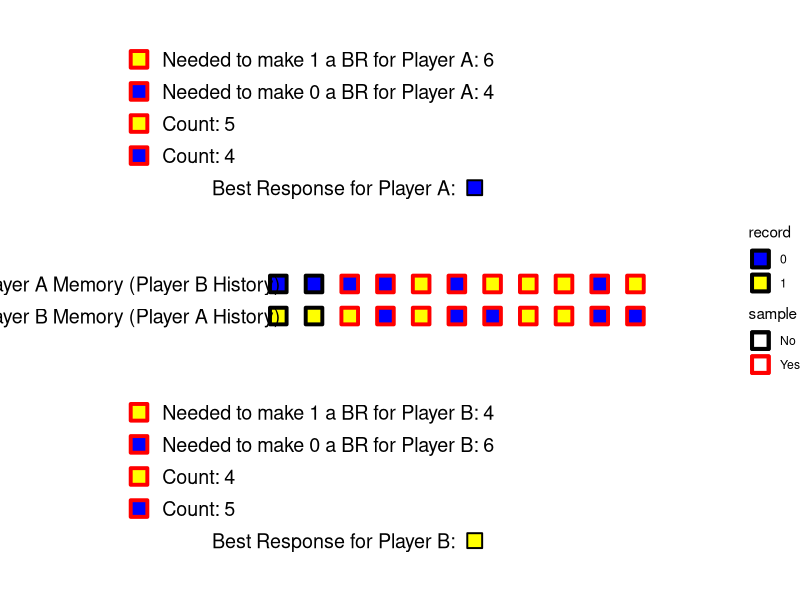
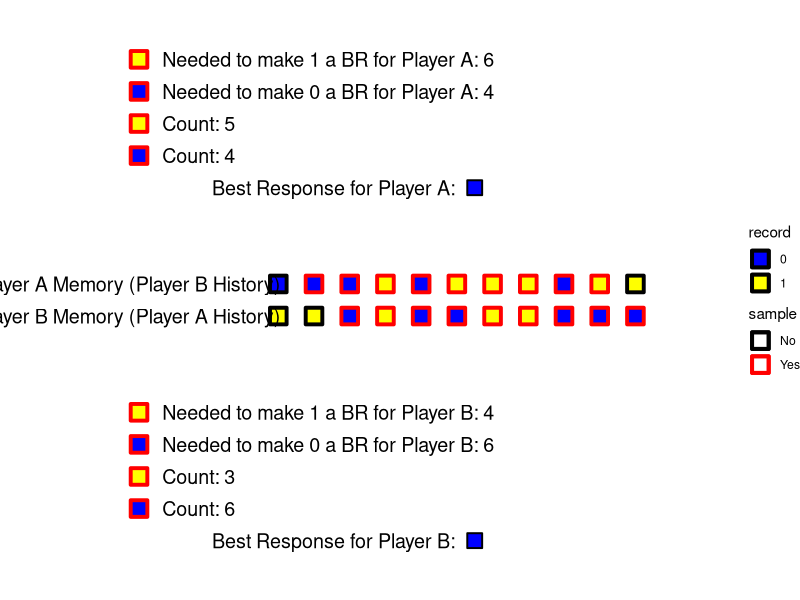
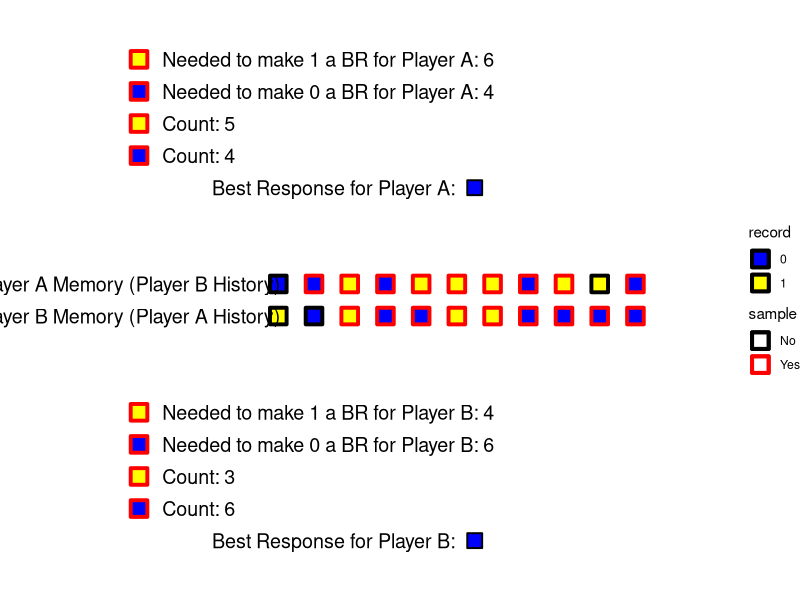
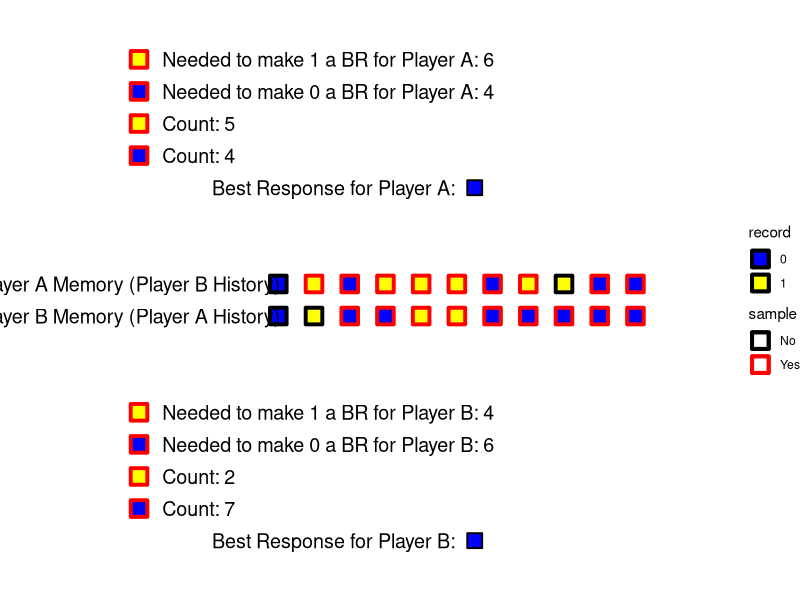
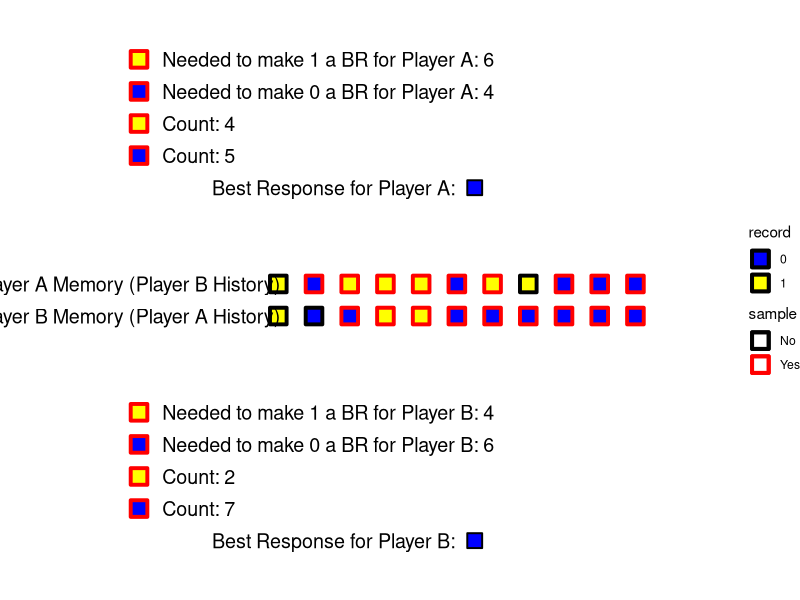
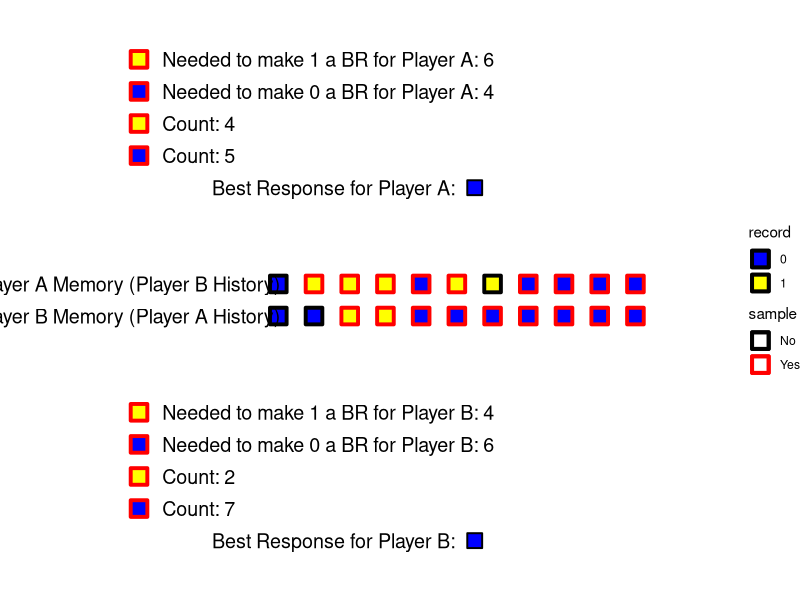
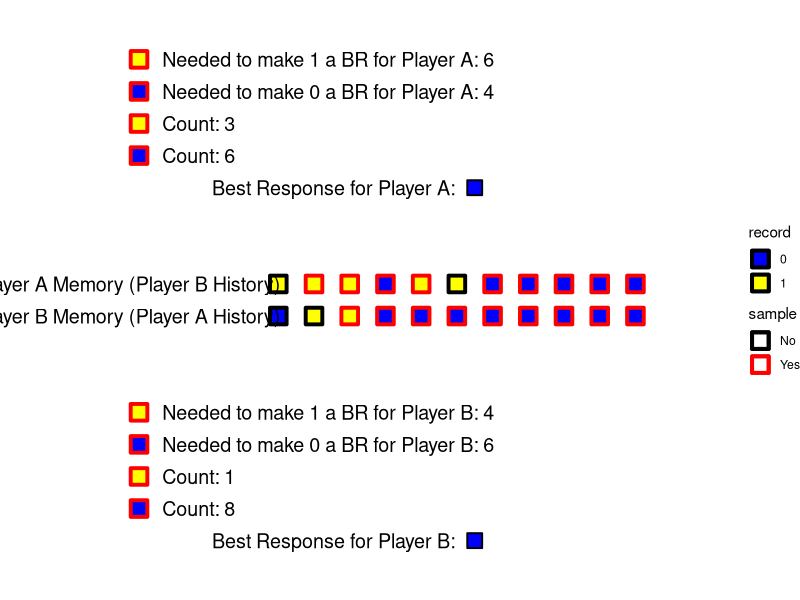

Reproduce these figures in R, in order.
#This script allows users to select parameters for adaptive play and observe a possible path
#to a convention under no perturbations.

#load required libraries for the visualization
library("tidyverse")

#Parameter selection
m = 13
s = 11
#alpha and beta
a = .6
b = .4
#scenario = "Match"
#scenario = "Switch Different"
#scenario = "Switch Same"
scenario = "Random"

makeAnimation = function(m, s, a, b, scenario) {
  #randomly generating histories
  hA = sample(c(0, 1), size = m, replace = TRUE)
  hB = sample(c(0, 1), size = m, replace = TRUE)
  
  #sampling most recent s records
  sA = tail(hB, s)
  sB = tail(hA, s)
  
  #calculating best response (choosing action 1 if not unique)
  aA = ifelse(sum(sA / s) >= a, 1, 0)
  aB = ifelse(sum(sB / s) >= b, 1, 0)
  
  
  #randomly regenerating histories until one that is consistent with desired scenario is generated.
  while (scenario == "Match" & aA != aB) {
    hA = sample(c(0, 1), size = m, replace = TRUE)
    hB = sample(c(0, 1), size = m, replace = TRUE)
    
    sA = tail(hB, s)
    sB = tail(hA, s)
    
    aA = ifelse(sum(sA / s) >= a, 1, 0)
    aB = ifelse(sum(sB / s) >= b, 1, 0)
  }
  
  while (scenario == "Switch Different") {
    hA = sample(c(0, 1), size = m, replace = TRUE)
    hB = sample(c(0, 1), size = m, replace = TRUE)
    
    sA = tail(hB, s)
    sB = tail(hA, s)
    
    aA = ifelse(sum(sA / s) >= a, 1, 0)
    aB = ifelse(sum(sB / s) >= b, 1, 0)
    
    #if aA == aB then the randomized history does not give us the desired scenario.
    if (aA == aB)
      next
    
    #define rA and rB as the number of records in sample matching aA and aB respectively
    #that need to be removed for the BR to change.
    rA = ifelse(aA == 1, ceiling((1 - a) * s - sum(sA == 0)), ceiling(a *
                                                                        s - sum(sA)))
    rB = ifelse(aB == 1, ceiling((1 - b) * s - sum(sB == 0)), ceiling(b *
                                                                        s - sum(sB)))
    
    #in case rA or rB = 0 (they are indifferent between actions) set required to 1
    #to avoid code complications and remove indifference.
    rA = max(rA, 1)
    rB = max(rB, 1)
    
    #initialize k, j: the number of actions until player A, B's BR changes.
    k = rA
    j = rB
    while (sum(sA[1:k] == aA) != rA) {
      k = k + 1
    }
    while (sum(sB[1:j] == aB) != rB) {
      j = j + 1
    }
    #if j != k then the randomized history gives us the desired scenario. Exit generation
    if (j != k)
      break
  }
  
  while (scenario == "Switch Same") {
    hA = sample(c(0, 1), size = m, replace = TRUE)
    hB = sample(c(0, 1), size = m, replace = TRUE)
    
    sA = tail(hB, s)
    sB = tail(hA, s)
    
    aA = ifelse(sum(sA / s) >= a, 1, 0)
    aB = ifelse(sum(sB / s) >= b, 1, 0)
    
    #if aA == aB then the randomized history does not give us the desired scenario.
    if (aA == aB){
      next
    }
    
    #define rA and rB as the number of records in sample matching aA and aB respectively
    #that need to be removed for the BR to change.
    rA = ifelse(aA == 1, ceiling((1 - a) * s - sum(sA == 0)), ceiling(a *
                                                                        s - sum(sA)))
    rB = ifelse(aB == 1, ceiling((1 - b) * s - sum(sB == 0)), ceiling(b *
                                                                        s - sum(sB)))
    
    #incase rA or rB = 0 (they are indifferent between actions) set required to 1
    #to avoid code complications and remove indifference.
    rA = max(rA, 1)
    rB = max(rB, 1)
    
    #initialize k, j: the number of actions until player A, B's BR changes.
    k = rA
    j = rB
    while (sum(sA[1:k] == aA) != rA) {
      k = k + 1
    }
    while (sum(sB[1:j] == aB) != rB) {
      j = j + 1
    }
    #if j == k then the randomized history gives us the desired scenario. Exit generation
    if (j == k){
      break
    }
  }
  
  while (scenario == "Random") {
    #Identify the scenario randomly generated and reassign the scenario variable.
    #if aA == aB then the randomized history is that of a "Match" scenario.
    if (aA == aB) {
      scenario = "Match"
      next
    }
    
    #define rA and rB as the number of records in sample matching aA and aB respectively
    #that need to be removed for the BR to change.
    rA = ifelse(aA == 1, ceiling((1 - a) * s - sum(sA == 0)), ceiling(a *
                                                                        s - sum(sA)))
    rB = ifelse(aB == 1, ceiling((1 - b) * s - sum(sB == 0)), ceiling(b *
                                                                        s - sum(sB)))
    
    #in case rA or rB = 0 (they are indifferent between actions) set required to 1
    #to avoid code complications and remove indifference.
    rA = max(rA, 1)
    rB = max(rB, 1)
    
    #initialize k, j: the number of actions until player A, B's BR changes.
    k = rA
    j = rB
    while (sum(sA[1:k] == aA) != rA) {
      k = k + 1
    }
    while (sum(sB[1:j] == aB) != rB) {
      j = j + 1
    }
    #if j != k then the randomized history is that of a "Switch Different" scenario.
    #Otherwise, j == k and it is that of a "Switch Same" scenario.
    if (j != k){
      scenario = "Switch Different"
    } else {
      scenario = "Switch Same"
    }
  }
  
  if (scenario == "Match") {
    #added j,k = 0 for appropriate evolution length
    j = 0
    k = 0
  }
  
  
  
  #record the evolution of memory in data frames.
  #jk = the period at which the first best response changes
  jk = min(j, k)
  memory_slots = character(m)
  
  #create memory slot names for tibble
  for (i in 1:(m)) {
    memory_slots[m + 1 - i] = (paste0("m", i))
  }
  
  #initialize data frame for history
  hA_evo = data.frame(matrix(nrow = jk + m + 1, ncol = m))
  hB_evo = data.frame(matrix(nrow = jk + m + 1, ncol = m))
  
  #assign column names
  colnames(hA_evo) = memory_slots
  colnames(hB_evo) = memory_slots
  
  #selecting possible samples until a convention is achieved.
  if (scenario != "Switch Same") {
    #If scenario is not "Switch Same" we can ensure a convention is met by sampling
    #the most recent s records jk+m times (jk periods until coordination, m to fill memory).
    
    
    i = -1
    while (i < (jk + m)) {
      #record starting history as period 0
      i = i + 1
      hA_evo[(i+1),] = (tail(hA, m))
      hB_evo[(i+1),] = (tail(hB, m))
      
      #take new sample of most recent s records
      sA = tail(hB, s)
      sB = tail(hA, s)
      
      #calculate BR
      aA = ifelse(sum(sA / s) >= a, 1, 0)
      aB = ifelse(sum(sB / s) >= b, 1, 0)
      
      #insert BR into history
      hA = c(hA, aA)
      hB = c(hB, aB)
    }
  } else {
    #Scenario is "Switch Same". Since both best responses change after the same period
    #we simply need to change the way one player (A) samples to get them to coordinate.
    #We can reach a convention if the one player (B) samples the most recent s records
    #for jk+m periods and the other player (A) samples in following way:
    #1. For the first jk-1 periods sample the most recent s records
    #2. For periods jk through jk+s sample the most recent s+1 records except for the record
    #   created in period jk-1
    #3. For periods jk+s+1 through jk+m sample the most recent s records
    #This works because 2. stops player A from flipping their BR until their whole sample is
    #the same action.
    
    i = -1
    while (i < (jk + m)) {
      #record starting history as period 0
      i = i + 1
      
      hA_evo[(i+1),] = (tail(hA, m))
      hB_evo[(i+1),] = (tail(hB, m))
      
      if (i > (jk - 1) & i < (jk + s + 1)) {
        sA = tail(hB, s + 1)[-(jk + s + 1 - i)]
      } else {
        sA = tail(hB, s)
      }
      sB = tail(hA, s)
      
      aA = ifelse(sum(sA / s) >= a, 1, 0)
      aB = ifelse(sum(sB / s) >= b, 1, 0)
      
      hA = c(hA, aA)
      hB = c(hB, aB)
    }
  }
  
  #Transform evolution of histories to long form data for plotting
  hA_evo_tib = as_tibble(hA_evo)
  #assign periods based on row position
  hA_evo_tib = hA_evo_tib %>%
    mutate(period = 0:(jk + m))
  #transform to long form data
  hA_evo_tib = gather(hA_evo_tib, position, record, all_of(memory_slots))
  #transform memory slot name to numeric position
  hA_evo_tib$position = as.numeric(sub(
    pattern = "m",
    replacement = "",
    x = hA_evo_tib$position
  ))
  #assign sample dummy to 1 is in most recent s records in a given period 
  hA_evo_tib = hA_evo_tib %>%
    mutate(sample = ifelse(position <= s, 1, 0))
  hA_evo_tib$sample = factor(hA_evo_tib$sample)
  hA_evo_tib$record = factor(hA_evo_tib$record)
  
  
  #Transform evolution of histories to long form data for plotting
  hB_evo_tib = as_tibble(hB_evo)
  #assign periods based on row position
  hB_evo_tib = hB_evo_tib %>%
    mutate(period = 0:(jk + m))
  #transform to long form data
  hB_evo_tib = gather(hB_evo_tib, position, record, all_of(memory_slots))
  #transform memory slot name to numeric position
  hB_evo_tib$position = as.numeric(sub(
    pattern = "m",
    replacement = "",
    x = hB_evo_tib$position
  ))
  #assign sample dummy to 1 is in most recent s records in a given period 
  hB_evo_tib = hB_evo_tib %>%
    mutate(sample = ifelse(position <= s, 1, 0))
  
  
  if (scenario == "Switch Same") {
    #apply special sampling rules as outlined above
    #add position s+1 to sample for periods jk through jk+s
    hB_evo_tib$sample[((jk + m + 1) * (m - s - 1) + jk + 1):((jk + m + 1) * (m - s - 1) + jk + s + 1)] = 1
    #remove the record created in period jk-1 in periods jk through jk+s
    hB_evo_tib$sample[((jk + m + 1) * (m - s - 1) + jk + s + 1) + (jk + m) * (0:s)] = 0
  }
  hB_evo_tib$sample = factor(hB_evo_tib$sample)
  hB_evo_tib$record = factor(hB_evo_tib$record)
  
  
  animation = list()
  for(i in 0:(jk + m)) {
    #filter data by current period, extract number of each action in each player sample.
    hA_evo_tib_i = hA_evo_tib %>%
      filter(period == i)
    PBcounts = hA_evo_tib_i %>%
      filter(sample == 1)
    PBcount1 = as.numeric(sum(PBcounts$record ==1))
    PBcount0 = as.numeric(sum(PBcounts$record ==0))
    
    
    hB_evo_tib_i = hB_evo_tib %>%
      filter(period == i)
    PAcounts = hB_evo_tib_i %>%
      filter(sample == 1)
    PAcount1 = as.numeric(sum(PAcounts$record ==1))
    PAcount0 = as.numeric(sum(PAcounts$record ==0))
    
    anim = ggplot() +
      geom_point(
        data = hA_evo_tib_i,
        shape = 22,
        stroke = 2,
        size = 5,
        aes(
          fill = record,
          x = -position,
          y = 0,
          color = sample
        )
      ) +
      geom_point(
        data = hB_evo_tib_i,
        shape = 22,
        stroke = 2,
        size = 5,
        aes(
          fill = record,
          x = -position,
          y = 1,
          color = sample
        )
      ) +
      scale_fill_manual(values = c("1" = "yellow",
                                   "0" = "blue")) +
      scale_color_manual(values = c("1" = "red",
                                    "0" = "black"),
                         labels = c("1" = "Yes", "0" = "No")) +
      ylim(-8, 9) +
      xlim(-1.35 * m - 3, 1) +
      theme_void() +
      annotate(
        "text",
        x = -1.2 * m - 2,
        y = 1,
        size = 5,
        label = "Player A Memory (Player B History)",
        color = "black"
      ) +
      annotate(
        "text",
        x = -1.2 * m - 2,
        y = 0,
        size = 5,
        label = "Player B Memory (Player A History)",
        color = "black"
      ) +
      annotate(
        "point",
        x = -1.18 * m - 1.92,
        y = 8,
        shape = 22,
        stroke = 2,
        size = 5,
        color = "red",
        fill = "yellow"
      ) +
      annotate(
        "text",
        x = -1.13 * m - 1.82,
        y = 8,
        size = 5,
        label = paste0("Needed to make 1 a BR for Player A: ", ceiling(a*s)),
        color = "black",
        hjust = "left"
      ) +
      annotate(
        "point",
        x = -1.18 * m - 1.92,
        y = 7,
        shape = 22,
        stroke = 2,
        size = 5,
        color = "red",
        fill = "blue"
      ) +
      annotate(
        "text",
        x = -1.13 * m - 1.82,
        y = 7,
        size = 5,
        label = paste0("Needed to make 0 a BR for Player A: ", ceiling((1-a)*s)),
        color = "black",
        hjust = "left"
      ) +
      annotate(
        "point",
        x = -1.18 * m - 1.92,
        y = 6,
        shape = 22,
        stroke = 2,
        size = 5,
        color = "red",
        fill = "yellow"
      ) +
      annotate(
        "text",
        x = -1.13 * m - 1.82,
        y = 6,
        size = 5,
        label = paste0("Count: ", PAcount1),
        color = "black",
        hjust = "left"
      ) +
      annotate(
        "point",
        x = -1.18 * m - 1.92,
        y = 5,
        shape = 22,
        stroke = 2,
        size = 5,
        color = "red",
        fill = "blue"
      ) +
      annotate(
        "text",
        x = -1.13 * m - 1.82,
        y = 5,
        size = 5,
        label = paste0("Count: ", PAcount0),
        color = "black",
        hjust = "left"
      ) +
      annotate(
        "text",
        x = -.55 * m,
        y = 4,
        size = 5,
        label = "Best Response for Player A:",
        color = "black",
        hjust = "right"
      ) +
      annotate(
        "point",
        x = -.5 * m,
        y = 4,
        shape = 22,
        stroke = 1,
        size = 5,
        color = "black",
        fill = ifelse(PAcount1 >= a*s, "yellow", "blue")
      ) +
      annotate(
        "point",
        x = -1.18 * m - 1.92,
        y = -3,
        shape = 22,
        stroke = 2,
        size = 5,
        color = "red",
        fill = "yellow"
      ) +
      annotate(
        "text",
        x = -1.13 * m - 1.82,
        y = -3,
        size = 5,
        label = paste0("Needed to make 1 a BR for Player B: ", ceiling(b*s)),
        color = "black",
        hjust = "left"
      ) +
      annotate(
        "point",
        x = -1.18 * m - 1.92,
        y = -4,
        shape = 22,
        stroke = 2,
        size = 5,
        color = "red",
        fill = "blue"
      ) +
      annotate(
        "text",
        x = -1.13 * m - 1.82,
        y = -4,
        size = 5,
        label = paste0("Needed to make 0 a BR for Player B: ", ceiling((1-b)*s)),
        color = "black",
        hjust = "left"
      ) +
      annotate(
        "point",
        x = -1.18 * m - 1.92,
        y = -5,
        shape = 22,
        stroke = 2,
        size = 5,
        color = "red",
        fill = "yellow"
      ) +
      annotate(
        "text",
        x = -1.13 * m - 1.82,
        y = -5,
        size = 5,
        label = paste0("Count: ", PBcount1),
        color = "black",
        hjust = "left"
      ) +
      annotate(
        "point",
        x = -1.18 * m - 1.92,
        y = -6,
        shape = 22,
        stroke = 2,
        size = 5,
        color = "red",
        fill = "blue"
      ) +
      annotate(
        "text",
        x = -1.13 * m - 1.82,
        y = -6,
        size = 5,
        label = paste0("Count: ", PBcount0),
        color = "black",
        hjust = "left"
      ) +
      annotate(
        "text",
        x = -.55 * m,
        y = -7,
        size = 5,
        label = "Best Response for Player B:",
        color = "black",
        hjust = "right"
      ) +
      annotate(
        "point",
        x = -.5 * m,
        y = -7,
        shape = 22,
        stroke = 1,
        size = 5,
        color = "black",
        fill = ifelse(PBcount1 >= b*s, "yellow", "blue")
      )
    animation[[(i+1)]] = anim 
  }
  
  return(animation)
}


test = makeAnimation(11, 9, a,b,"Switch Same")
test[[1]]
test[[2]]
test[[3]]
test[[4]]
test[[5]]
test[[6]]
test[[7]]
